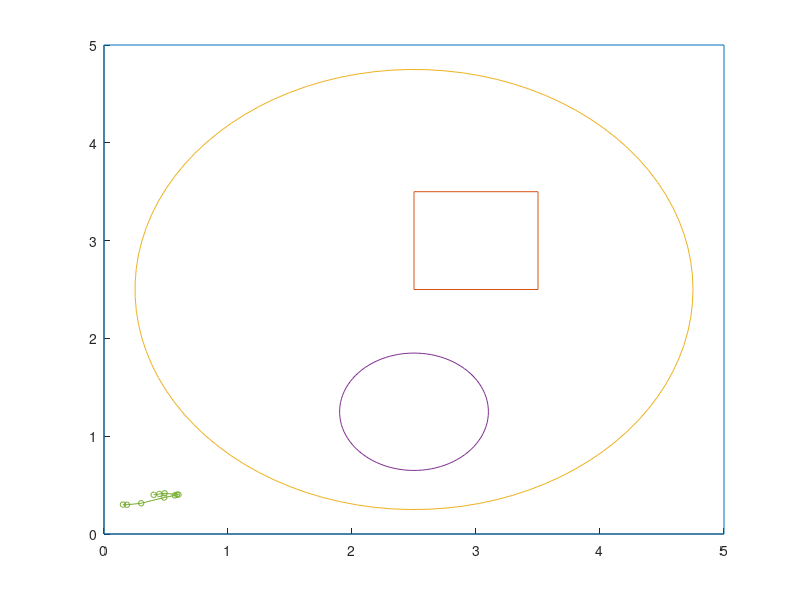

The MATLAB script that drew this image:
function myplot6()

load data_0.txt

l = length(data_0);
figure;
axis([0 5 0 5])
hold;
x = [0, 5, 5, 0, 0];
y = [0, 0, 5, 5, 0];
plot(x, y);
x = [2.5, 3.5, 3.5, 2.5, 2.5];
y = [2.5, 2.5, 3.5, 3.5, 2.5];
plot(x, y);


t = linspace(0,2*pi,100)';

ar = 2.25;
ax = 2.5; ay = 2.5;
circsax = ar.*cos(t)+ax;  circsay = ar.*sin(t)+ay; 
plot(circsax, circsay); 

br = 0.6;
bx = 2.5; by = 1.25;
circsbx = br.*cos(t)+bx;  circsby = br.*sin(t)+by; 
plot(circsbx, circsby);

axis([0 5 0 5])

for e=1:300,
	I = find(data_0(:,1) == e);
	plot(data_0(I,2),data_0(I,3),'-o', 'MarkerSize', 4);
end; 

end;
